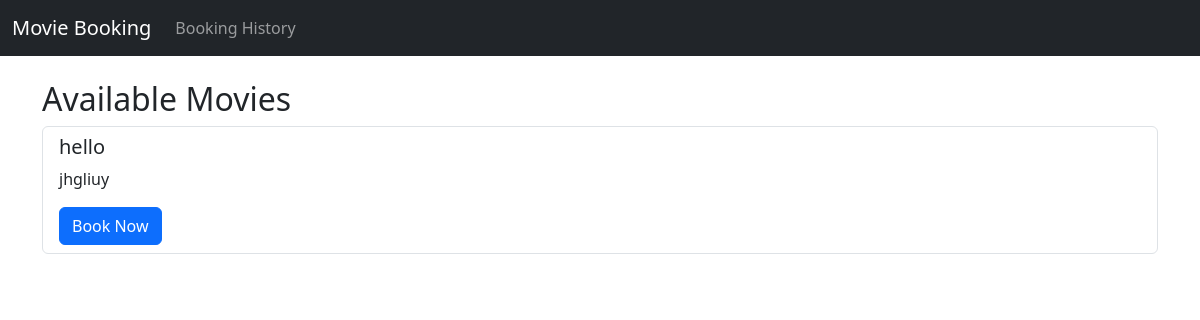
Before: / with the older database file.
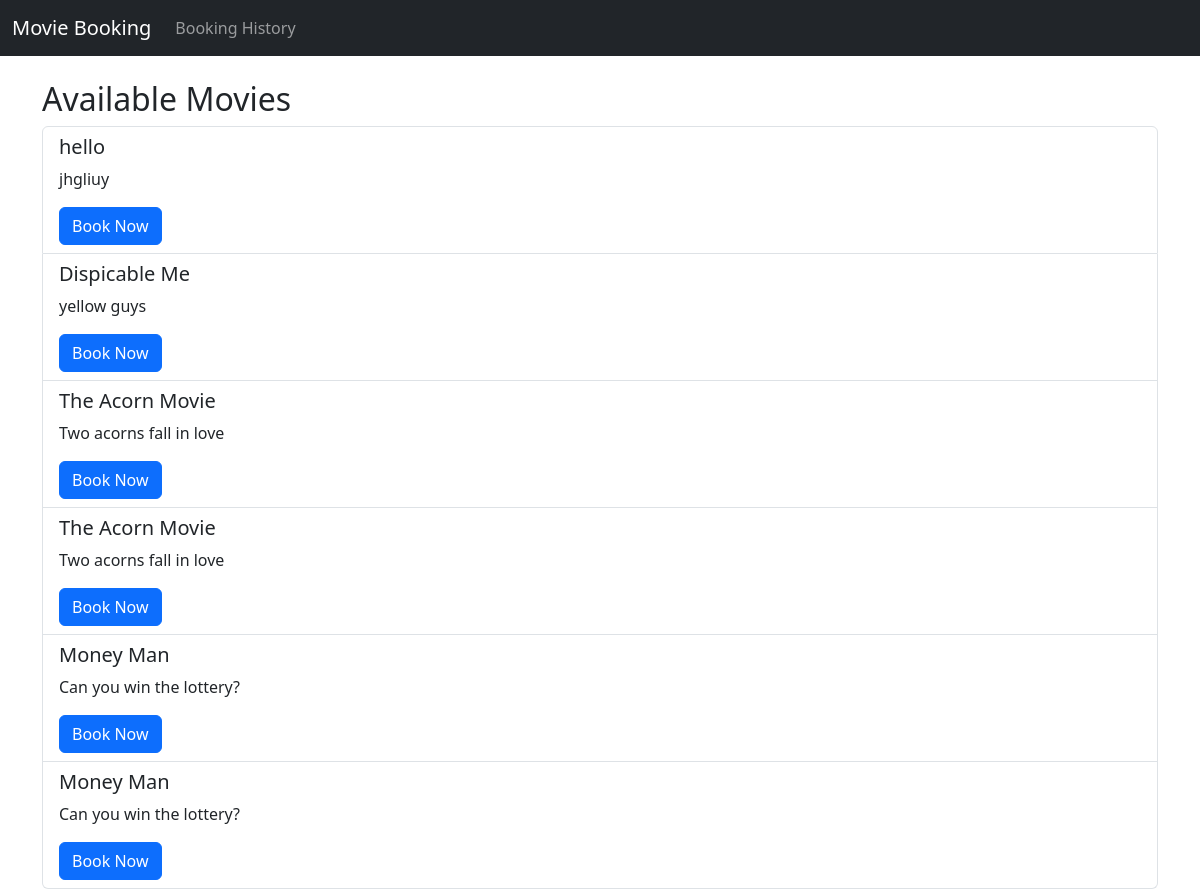
After: the same page with the newer database file.
### bookings/models.py (models this page shows, shortened)
class Movie(models.Model):
    title = models.CharField(max_length=500)  # required max_length
    description = models.TextField()
    releaseDate = models.DateField()
    duration = models.IntegerField(help_text="Duration: ")

### bookings/views.py (the view)
# urls.py: path('', views.movie_list, name='movie_list'),  # home page
def movie_list(request):
    movies = Movie.objects.all()
    return render(request, 'bookings/movie_list.html', {'movies': movies})

### bookings/templates/bookings/movie_list.html (shortened to what this page needs)
{% extends "bookings/base.html" %}
{% block content %}
<h2>Available Movies</h2>
<ul class="list-group">
    {% for movie in movies %}
        <li class="list-group-item">
            <h5>{{ movie.title }}</h5>
            <p>{{ movie.description }}</p>
            <a href="{% url 'book_seat' movie.id %}" class="btn btn-primary">Book Now</a>
        </li>
    {% empty %}
        <li class="list-group-item">No movies available</li>
    {% endfor %}
</ul>
{% endblock %}

### bookings/templates/bookings/base.html (shortened to what this page needs)
<!DOCTYPE html>
<html lang="en">
<head>
    <link
      href="https://cdn.jsdelivr.net/npm/bootstrap@5.3.0/dist/css/bootstrap.min.css"
      rel="stylesheet">
</head>
<body>
    <nav class="navbar navbar-expand-lg navbar-dark bg-dark mb-4">
        <div class="container-fluid">
            <a class="navbar-brand" href="{% url 'movie_list' %}">Movie Booking</a>
            <div class="collapse navbar-collapse">
                <ul class="navbar-nav">
                    <li class="nav-item">
                        <a class="nav-link" href="{% url 'booking_history' %}">Booking History</a>
                    </li>
                </ul>
            </div>
        </div>
    </nav>
    <div class="container">
        {% block content %}{% endblock %}
    </div>
</body>
</html>

Changed rows visible on the page:
added Movie: title "Dispicable Me", description "yellow guys"
added Movie: title "The Acorn Movie", description "Two acorns fall in love"
added Movie: title "The Acorn Movie", description "Two acorns fall in love"
added Movie: title "Money Man", description "Can you win the lottery?"
added Movie: title "Money Man", description "Can you win the lottery?"
